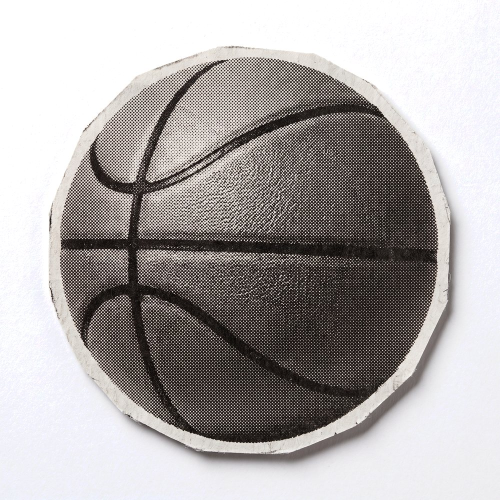
#> input picture ballast-site/kit/ball.jpg, 1000 x 1000 px (shown at 1/2 size)
$ python cutout.py ../ball.jpg ../card.jpg ../card.jpg 1.0 1.0
#> lines starting #> are read from the running program, lines starting #| are printed output that depends on the picture; after the words box and inside, x2 and y2 are one past the last pixel; in counts of white or black regions, pixels touching at a corner belong together
"""Halftone scissor cut-out. usage: cutout.py src mask|auto out [scale] [cell]"""
import sys, math, numpy as np
from PIL import Image, ImageFilter, ImageOps
src_p, mask_p, out_p = sys.argv[1:4]
S = float(sys.argv[4]) if len(sys.argv) > 4 else 2
cell = float(sys.argv[5]) if len(sys.argv) > 5 else 9
src = Image.open(src_p).convert('RGB')
#> src is the input picture: PIL image 1000x1000 RGB; mean R, G, B 172.7, 168.8, 168.2
src = src.resize((int(src.width*S), int(src.height*S)), Image.LANCZOS)
w, h = src.size
#> w = 1000; h = 1000
mask = Image.open(mask_p).convert('L').resize((w, h), Image.LANCZOS)
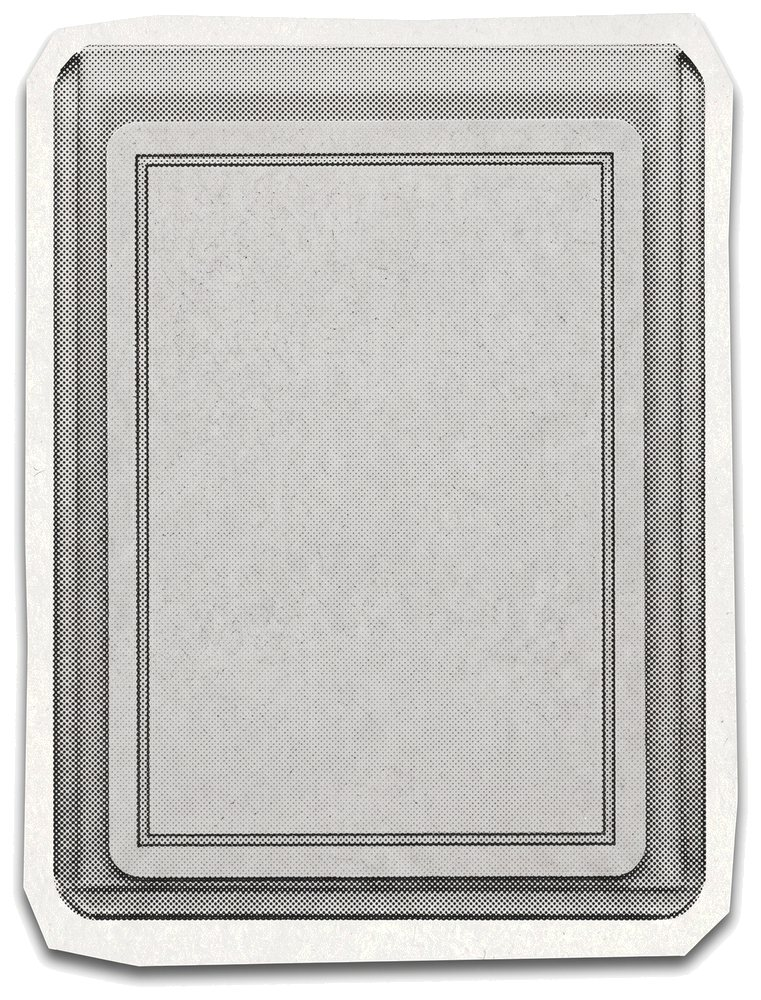
#> input picture ballast-site/kit/card.jpg, 761 x 1000 px
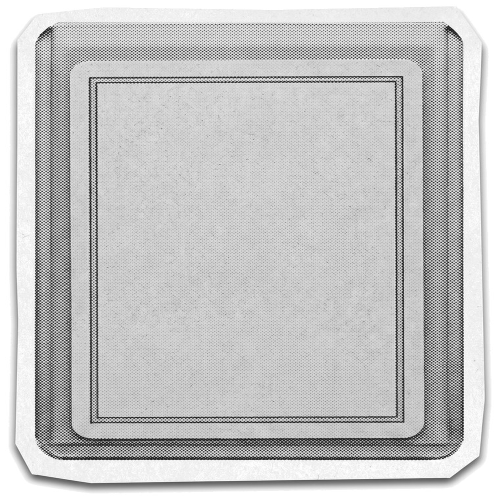
#> mask: PIL image 1000x1000 L (shown at 1/2 size); min 0, max 255, mean 196.6
mask = mask.filter(ImageFilter.GaussianBlur(max(1, S))).point(lambda v: 255 if v > 128 else 0)
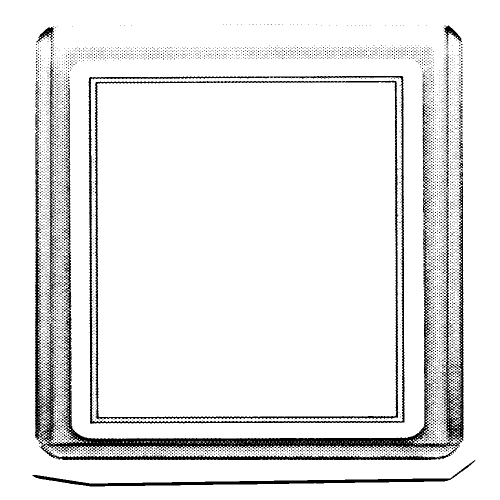
#> mask: PIL image 1000x1000 L (shown at 1/2 size); 91.4% white; 4990 black regions (4970 under 20 px), largest, box (x1, y1, x2, y2) and area: (70, 176, 920, 920) 32895, (177, 152, 809, 848) 9312, (190, 161, 797, 838) 8686
g = ImageOps.autocontrast(src.convert('L'), cutoff=1, mask=mask).filter(ImageFilter.GaussianBlur(1.2))
ga = np.asarray(g).astype(np.float32)/255
ga = np.clip((ga-0.04)/0.92, 0, 1) ** 0.85
ang = math.radians(45); ca, sa = math.cos(ang), math.sin(ang)
yy, xx = np.mgrid[0:h, 0:w].astype(np.float32)
u = (xx*ca+yy*sa)/cell; v = (-xx*sa+yy*ca)/cell
dist = np.sqrt((u-np.floor(u)-.5)**2 + (v-np.floor(v)-.5)**2)
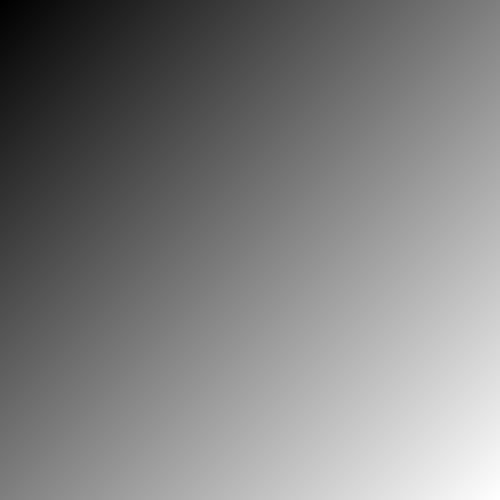
#> u: shape (1000, 1000) float32 (shown at 1/2 size); min 0, max 1412.8, mean 706.4; drawn with min black and max white
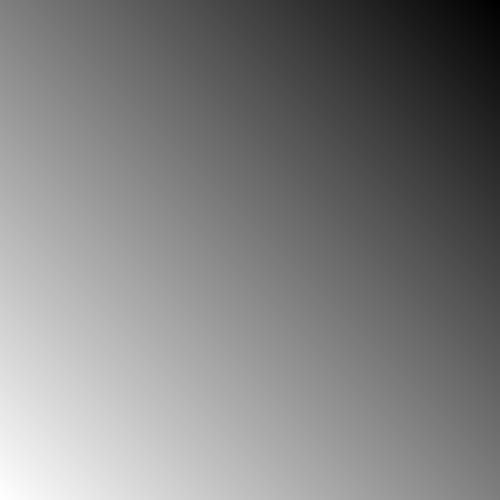
#> v: shape (1000, 1000) float32 (shown at 1/2 size); min -706.4, max 706.4, mean 0; drawn with min black and max white
edge = np.clip((np.sqrt(1-ga)*0.72-dist)*cell*0.9+0.5, 0, 1)
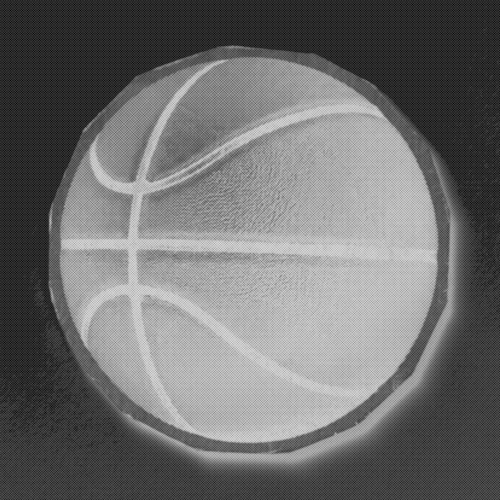
#> edge: shape (1000, 1000) float32 (shown at 1/2 size); min 0, max 1, mean 0.433
ht = np.minimum((255*(1-edge*0.93)+8).clip(0, 255), 244).astype(np.uint8)
htim = Image.fromarray(ht).convert('RGB')
r = int(15*S) | 1
big = mask.filter(ImageFilter.MaxFilter(r)).filter(ImageFilter.GaussianBlur(3*S)).point(lambda v: 255 if v > 110 else 0)
#> big: PIL image 1000x1000 L; every value is 255
cut = Image.new('RGB', (w, h), (250, 248, 243)); cut.paste(htim, (0, 0), mask)
#> after `cut.paste(htim, (0, 0), mask)`:
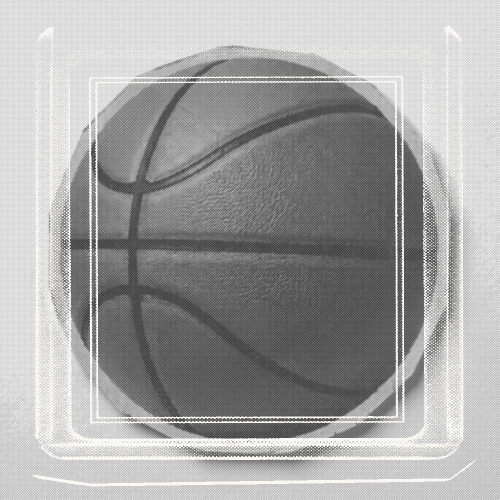
#> cut: PIL image 1000x1000 RGB (shown at 1/2 size); mean R, G, B 165, 164.8, 164.4
out = Image.new('RGBA', (w, h), (0, 0, 0, 0)); out.paste(cut, (0, 0), big)
#> after `out = Image.new('RGBA', (w, h), (0, 0, 0, 0))`: out: PIL image 1000x1000 RGBA; every value is 0
out.crop(big.getbbox()).save(out_p); print(out_p, out.crop(big.getbbox()).size)
#| ../card.jpg (1000, 1000)
